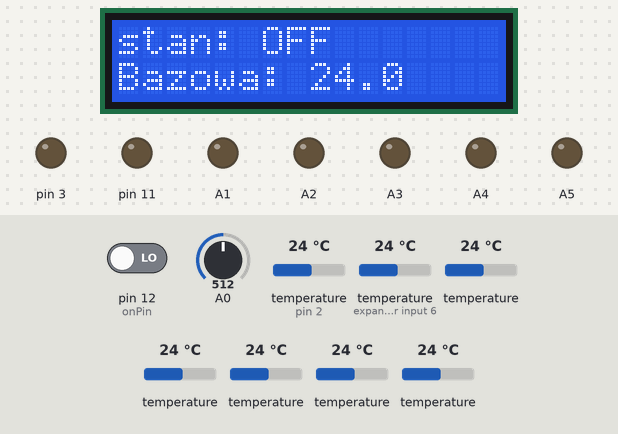
Bench run of a sketch on a simulated Arduino Uno, built with avr-gcc and run on an emulated ATmega328P. Parts: 16×2 character LCD, output pins drawn as LEDs (lit = HIGH). The test bench sets the inputs (shaded band); at power-on: A0 = 512, pin 12 (onPin) LOW, temperature (sensors on pin 2, expander input 6) 24 °C, temperature 24 °C.

Above: at 1.2 s.
1.3 s: A0 set to 309
At 1.44 s:
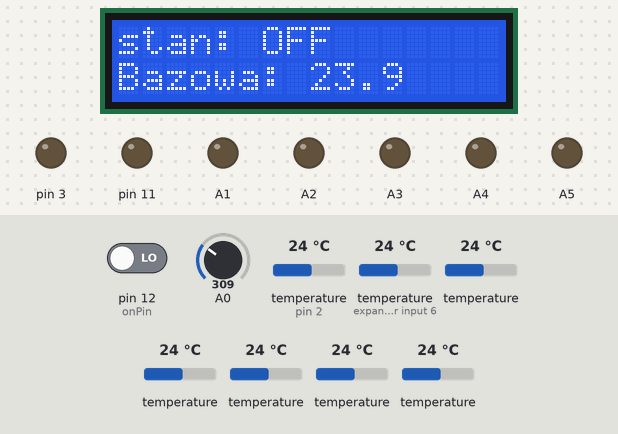
2.8 s: A0 set to 283
At 3.4 s:
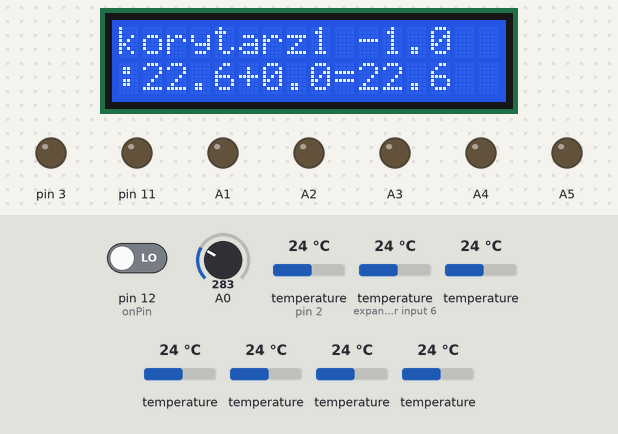
15.2 s: A0 set to 306
At 15.29 s:
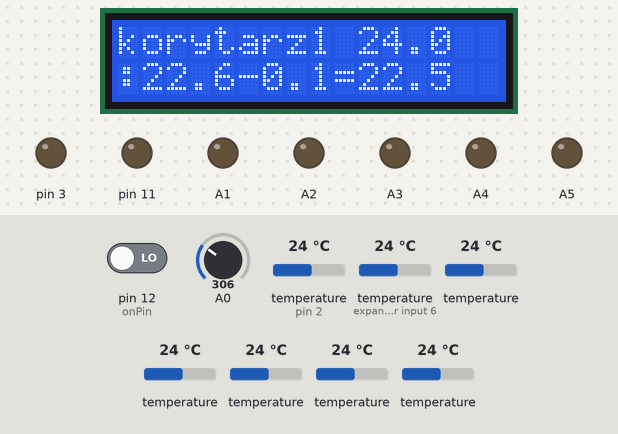

Measured:
- the behaviour switches between 300 and 299 on A0 (found by bisection; images 1 and 2)
- after the input at 1.3 s, the display: changes after 0.10 s (image 1)
- after the input at 2.8 s, the display: changes after 0.08 s (image 2)
- after the input at 15.2 s, the display: changes at once (image 3)
- what the display in image 2 shows lasts 10.8 s, from 2.9 s to 13.7 s

The sketch:

home_thermostat.ino
```cpp
#include <Wire.h>   // standardowa biblioteka Arduino
#include <LiquidCrystal.h>
#include <OneWire.h>
#include <DallasTemperature.h>

LiquidCrystal lcd(8, 9, 4, 5, 6, 7);
OneWire ds(2);
DallasTemperature sensors(&ds);

int lcdKey     = 0;
int adc_key_in  = 0;
int onPin = 12;
bool heatingOn = true;

#define btnRIGHT  0
#define btnUP     1
#define btnDOWN   2
#define btnLEFT   3
#define btnSELECT 4
#define btnNONE   5

#define DEBUG 0
#define DEBUG_KEYS 0

struct HeatingArea {
  const char areaName[10];
  float currentTemp;
  float setTempOffset;
  int pin;
  DeviceAddress deviceAddress;
  byte phase;
} areas[] =
{
  {"korytarz1", -1, 0, 3,  {0x28, 0x11, 0x7F, 0x78, 0x0B, 0x00, 0x00, 0x05}, 1},
  {"korytarz2", -1, 0, 11, {0x28, 0x83, 0x2D, 0x78, 0x0B, 0x00, 0x00, 0xCC}, 1},
  {"lazienka ", -1, 0, A5, {0x28, 0xFF, 0x22, 0x48, 0x33, 0x18, 0x02, 0xD3}, 2},
  {"kuchnia  ", -1, 0, A2, {0x28, 0x9F, 0x1F, 0x6D, 0x0B, 0x00, 0x00, 0x54}, 2},
  {"sypialnia", -1, 0, A3, {0x28, 0x58, 0xCF, 0x6C, 0x0B, 0x00, 0x00, 0x9F}, 3},
  {"pokoj    ", -1, 0, A4, {0x28, 0x57, 0x11, 0x78, 0x0B, 0x00, 0x00, 0x71}, 3},
  {"salon    ", -1, 0, A1, {0x28, 0x2F, 0x0D, 0x78, 0x0B, 0x00, 0x00, 0x15}, 3}
//  {"garderoba", -1, 0, 12, {}, 3},
};

const byte areasCount = (sizeof(areas) / sizeof(HeatingArea));

float setTempBase = 24.0;
int selectedArea = 0;
byte lastPressed = -1;
long lastRefreshTime;
static long TEMP_REFRESH_INTERVAL = 10000;
static float TEMP_STEP = 0.1;

int read_LCD_buttons() {
  adc_key_in = analogRead(0);
  if (DEBUG_KEYS) Serial.println(adc_key_in);
  if (adc_key_in > 1000) return btnNONE;
  if (adc_key_in < 50)   return btnRIGHT;
  if (adc_key_in < 150)  return btnUP;
  if (adc_key_in < 300)  return btnDOWN;
  if (adc_key_in < 450)  return btnLEFT;
  if (adc_key_in < 700)  return btnSELECT;
  return btnNONE;
}

void setup() {
  if (DEBUG || DEBUG_KEYS) {
      Serial.begin(9600);
  }
  sensors.begin();
  pinMode(onPin, INPUT);
  lcd.begin(16, 2);
  for (int i = 0; i < areasCount; i++) {
    pinMode(areas[i].pin, OUTPUT);
  }
  updatePinsState();
  refreshScreen();
}

void loop() {
  lcdKey = read_LCD_buttons();
  if (lastPressed != lcdKey || lcdKey == btnRIGHT || lcdKey == btnLEFT) {
    if (DEBUG) {
      Serial.println(lcdKey);
    }
    keyPressed(lcdKey);
    refreshScreen();
  }
  lastPressed = lcdKey;
  if (millis() - lastRefreshTime > TEMP_REFRESH_INTERVAL) {
    updateTemps();
    updatePinsState();
    refreshScreen();
  }
  delay(100);
}

void keyPressed (int lcdKey) {
  switch (lcdKey) {
    case btnRIGHT: {
        tempUp();
        break;
      }
    case btnLEFT: {
        tempDown();
        break;
      }
    case btnUP: {
        if (selectedArea == 0) {
          selectedArea = -1;
        } else {
          selectedArea--;
        }
        break;
      }
    case btnDOWN: {
        if (selectedArea == areasCount - 1) {
          selectedArea = -1;
        } else {
          selectedArea++;
        }
        break;
      }
    case btnSELECT: {
        selectedArea = -1;
        break;
      }
    case btnNONE: {
        break;
      }
  }
}

void tempUp() {
  if (selectedArea == -1) {
    setTempBase = setTempBase + TEMP_STEP;
  }
  if (selectedArea >= 0) {
    areas[selectedArea].setTempOffset = areas[selectedArea].setTempOffset + TEMP_STEP;
  }
}

void tempDown() {
  if (selectedArea == -1) {
    setTempBase = setTempBase - TEMP_STEP;
  }
  if (selectedArea >= 0) {
    areas[selectedArea].setTempOffset = areas[selectedArea].setTempOffset - TEMP_STEP;
  }
}

float getTempSet(int areaIndex) {
  return setTempBase + areas[areaIndex].setTempOffset;
}

void refreshScreen() {
  lcd.clear();
  lcd.setCursor(0, 0);
  if (selectedArea >= 0) {
    HeatingArea area = areas[selectedArea];
    lcd.print(area.areaName);
    lcd.print(" " + String(area.currentTemp, 1));
    lcd.setCursor(0, 1);
    lcd.print(":" + String(setTempBase, 1) + getSign(area.setTempOffset) + String(area.setTempOffset, 1) +"=" + String(getTempSet(selectedArea), 1));
  } else {
    String state = heatingOn ? "ON" : "OFF";
    lcd.print("stan: " + state);
    lcd.setCursor(0, 1);
    lcd.print("Bazowa: " + String(setTempBase, 1));
  }
  lastRefreshTime = millis();
}

String getSign(float offset) {
  if (offset >= 0) return "+";
  return "";
}

void updateTemps() {
  if (DEBUG) Serial.println("Updating temps");
  sensors.requestTemperatures();
  for (int i = 0; i < areasCount; i++) {
    areas[i].currentTemp = sensors.getTempC(areas[i].deviceAddress);
    if (DEBUG) Serial.println("Temp for " + ((String) areas[i].areaName) + " is " + areas[i].currentTemp);
  }
}

void updatePinsState() {
  heatingOn = digitalRead(onPin) == HIGH;
  for (int i = 0; i < areasCount; i++) {
    if (areas[i].currentTemp > 0 && areas[i].currentTemp < getTempSet(i) && heatingOn) {
      digitalWrite(areas[i].pin, HIGH);
    } else {
      digitalWrite(areas[i].pin, LOW);
    }
  }
}
```
